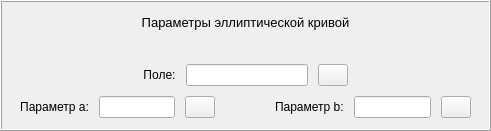
     <widget class="QFrame" name="frame_2">
      <property name="geometry">
       <rect>
        <x>0</x>
        <y>0</y>
        <width>491</width>
        <height>131</height>
       </rect>
      </property>
      <property name="frameShape">
       <enum>QFrame::Box</enum>
      </property>
      <property name="frameShadow">
       <enum>QFrame::Raised</enum>
      </property>
      <widget class="QWidget" name="verticalLayoutWidget_2">
       <property name="geometry">
        <rect>
         <x>20</x>
         <y>0</y>
         <width>451</width>
         <height>118</height>
        </rect>
       </property>
       <layout class="QVBoxLayout" name="verticalLayout_2">
        <property name="spacing">
         <number>10</number>
        </property>
        <item>
         <widget class="QLabel" name="label_31">
          <property name="font">
           <font>
            <pointsize>10</pointsize>
           </font>
          </property>
          <property name="text">
           <string>Параметры эллиптической кривой</string>
          </property>
          <property name="alignment">
           <set>Qt::AlignCenter</set>
          </property>
         </widget>
        </item>
        <item>
         <spacer name="verticalSpacer">
          <property name="orientation">
           <enum>Qt::Vertical</enum>
          </property>
          <property name="sizeType">
           <enum>QSizePolicy::Fixed</enum>
          </property>
          <property name="sizeHint" stdset="0">
           <size>
            <width>20</width>
            <height>10</height>
           </size>
          </property>
         </spacer>
        </item>
        <item>
         <layout class="QHBoxLayout" name="horizontalLayout_8">
          <item>
           <spacer name="horizontalSpacer_6">
            <property name="orientation">
             <enum>Qt::Horizontal</enum>
            </property>
            <property name="sizeHint" stdset="0">
             <size>
              <width>40</width>
              <height>20</height>
             </size>
            </property>
           </spacer>
          </item>
          <item>
           <widget class="QLabel" name="label_33">
            <property name="text">
             <string>Поле:</string>
            </property>
            <property name="textFormat">
             <enum>Qt::AutoText</enum>
            </property>
            <property name="alignment">
             <set>Qt::AlignCenter</set>
            </property>
           </widget>
          </item>
          <item>
           <widget class="QLineEdit" name="fieldDHLineEdit"/>
          </item>
          <item>
           <widget class="QPushButton" name="randomFieldDHButton">
            <property name="maximumSize">
             <size>
              <width>30</width>
              <height>16777215</height>
             </size>
            </property>
            <property name="text">
             <string/>
            </property>
            <property name="icon">
             <iconset>
              <normaloff>play.png</normaloff>play.png</iconset>
            </property>
            <property name="autoDefault">
             <bool>true</bool>
            </property>
           </widget>
          </item>
          <item>
           <spacer name="horizontalSpacer_7">
            <property name="orientation">
             <enum>Qt::Horizontal</enum>
            </property>
            <property name="sizeHint" stdset="0">
             <size>
              <width>40</width>
              <height>20</height>
             </size>
            </property>
           </spacer>
          </item>
         </layout>
        </item>
        <item>
         <layout class="QHBoxLayout" name="horizontalLayout_9">
          <item>
           <widget class="QLabel" name="label_34">
            <property name="text">
             <string>Параметр a:</string>
            </property>
            <property name="alignment">
             <set>Qt::AlignCenter</set>
            </property>
           </widget>
          </item>
          <item>
           <widget class="QLineEdit" name="parameterADHLineEdit"/>
          </item>
          <item>
           <widget class="QPushButton" name="parameterADHButton">
            <property name="maximumSize">
             <size>
              <width>30</width>
              <height>16777215</height>
             </size>
            </property>
            <property name="text">
             <string/>
            </property>
            <property name="icon">
             <iconset>
              <normaloff>play.png</normaloff>play.png</iconset>
            </property>
            <property name="autoDefault">
             <bool>true</bool>
            </property>
           </widget>
          </item>
          <item>
           <spacer name="horizontalSpacer_5">
            <property name="orientation">
             <enum>Qt::Horizontal</enum>
            </property>
            <property name="sizeType">
             <enum>QSizePolicy::Minimum</enum>
            </property>
            <property name="sizeHint" stdset="0">
             <size>
              <width>50</width>
              <height>20</height>
             </size>
            </property>
           </spacer>
          </item>
          <item>
           <widget class="QLabel" name="label_32">
            <property name="text">
             <string>Параметр b:</string>
            </property>
           </widget>
          </item>
          <item>
           <widget class="QLineEdit" name="parameterBDHLineEdit"/>
          </item>
          <item>
           <widget class="QPushButton" name="parameterBDHButton">
            <property name="maximumSize">
             <size>
              <width>30</width>
              <height>16777215</height>
             </size>
            </property>
            <property name="text">
             <string/>
            </property>
            <property name="icon">
             <iconset>
              <normaloff>play.png</normaloff>play.png</iconset>
            </property>
            <property name="autoDefault">
             <bool>true</bool>
            </property>
           </widget>
          </item>
         </layout>
        </item>
       </layout>
      </widget>
     </widget>
